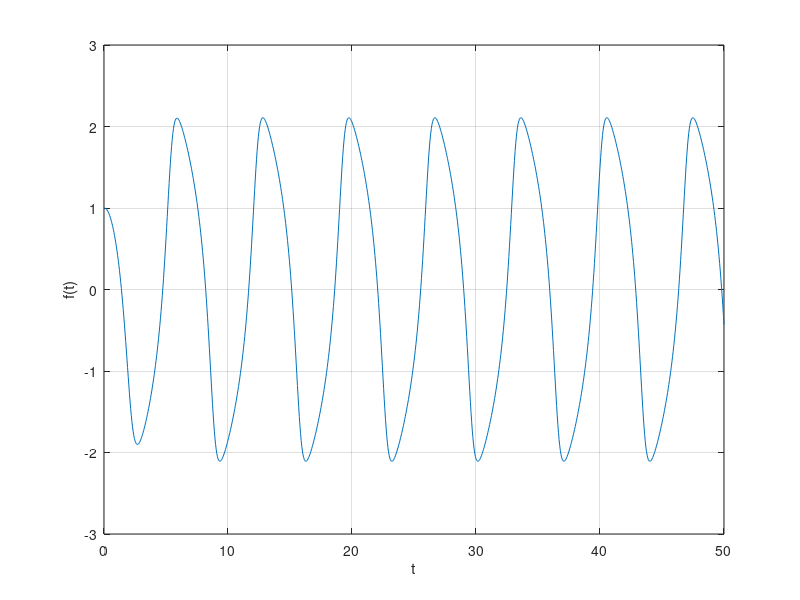

The MATLAB script that drew this image:
clear;

mu = 1                % strength of damping

% TIME INTERVALS
N = 1001;
t = linspace(0,50,N); % creates 1000000 time intervals
dt = t(2)-t(1);       % length of time interval dt = 0.00005

% VECTORS FOR VAlUES AT TIME T
x = zeros(N,1);       % initialise zero 1000001x1 vectors
y = x;

% INITIAL CONDITIONS
x(1) = 1;             % x(t=0) = f(t=0) = 1 so first entry is 1
y(1) = 0;             % y(t=0) = f'(t=0) = 0 so first entry is 0

% CALCULATES X AND Y AT TIME T
for i = 1:N-1
    x(i+1) = x(i) + dt*y(i);
    y(i+1) = y(i) + dt*(-x(i) + mu*(1-(x(i))^2)*y(i));
end

% PLOTS VALUES OF X (F) AT T
plot(t,x)
grid on
ylabel('f(t)')
xlabel('t')